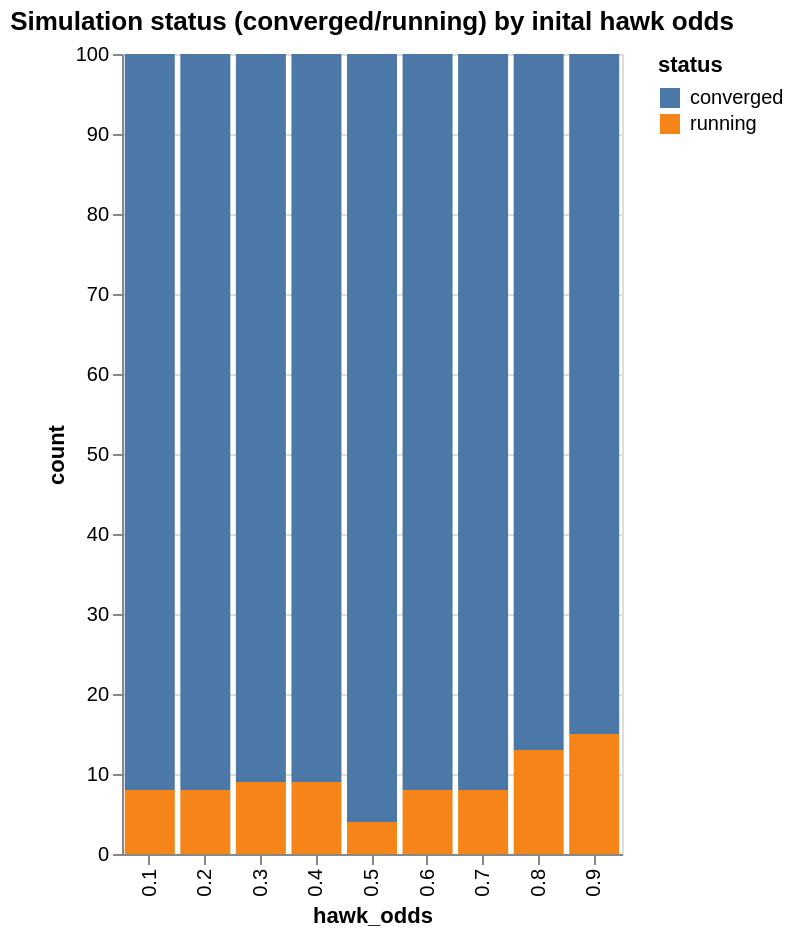

Notebook code cell kept with this figure:
### Code cell
import altair as alt

alt.Chart(status_by_hawkodds).mark_bar().encode(
    x='hawk_odds:N',
    y='count',
    color='status:N'
).properties(title="Simulation status (converged/running) by inital hawk odds", width=250, height=400)

### Figure 1 — Vega-Lite specification as saved in the notebook (floating-point values rounded to 4 significant figures)
{"config": {"view": {"continuousWidth": 300, "continuousHeight": 300}}, "data": {"name": "data-e592f06a95a72562d77794ccb7182aff"}, "mark": {"type": "bar"}, "encoding": {"color": {"field": "status", "type": "nominal"}, "x": {"field": "hawk_odds", "type": "nominal"}, "y": {"field": "count", "type": "quantitative"}}, "height": 400, "title": "Simulation status (converged/running) by inital hawk odds", "width": 250, "$schema": "https://vega.github.io/schema/vega-lite/v6.4.1.json", "datasets": {"data-e592f06a95a72562d77794ccb7182aff": [{"hawk_odds": 0.5, "status": "converged", "count": 96}, {"hawk_odds": 0.1, "status": "converged", "count": 92}, {"hawk_odds": 0.4, "status": "converged", "count": 91}, {"hawk_odds": 0.7, "status": "running", "count": 8}, {"hawk_odds": 0.6, "status": "converged", "count": 92}, {"hawk_odds": 0.9, "status": "converged", "count": 85}, {"hawk_odds": 0.1, "status": "running", "count": 8}, {"hawk_odds": 0.3, "status": "converged", "count": 91}, {"hawk_odds": 0.8, "status": "converged", "count": 87}, {"hawk_odds": 0.6, "status": "running", "count": 8}, {"hawk_odds": 0.2, "status": "converged", "count": 92}, {"hawk_odds": 0.3, "status": "running", "count": 9}, {"hawk_odds": 0.7, "status": "converged", "count": 92}, {"hawk_odds": 0.4, "status": "running", "count": 9}, {"hawk_odds": 0.5, "status": "running", "count": 4}, {"hawk_odds": 0.8, "status": "running", "count": 13}, {"hawk_odds": 0.2, "status": "running", "count": 8}, {"hawk_odds": 0.9, "status": "running", "count": 15}]}}
